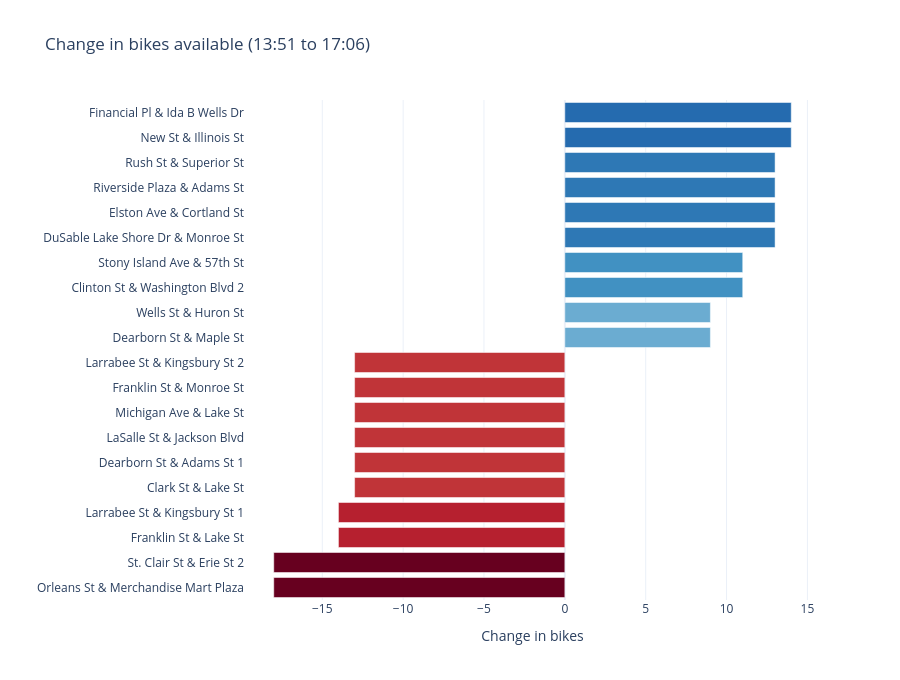

Notebook code cell kept with this figure:
### Markdown cell above
## Which stations changed the most today?
First vs latest snapshot. Negative = draining (needs bikes), positive = filling (can donate).

### Code cell
delta = q("""
WITH ordered AS (
  SELECT station_id, name, capacity, num_bikes_available,
         row_number() OVER (PARTITION BY station_id ORDER BY ingest_ts ASC)  AS rn_first,
         row_number() OVER (PARTITION BY station_id ORDER BY ingest_ts DESC) AS rn_last
  FROM bike_db.v_station_health
  WHERE dt = '{today}' AND capacity >= {min_cap} AND {real}
)
SELECT f.name, l.num_bikes_available - f.num_bikes_available AS delta
FROM ordered f JOIN ordered l ON f.station_id = l.station_id
WHERE f.rn_first = 1 AND l.rn_last = 1
""", "drained")

window = f"{trend['snapshot_time'].min():%H:%M} to {trend['snapshot_time'].max():%H:%M}"
top = pd.concat([delta.nsmallest(10, "delta"), delta.nlargest(10, "delta")]).drop_duplicates("name")
top = top[top["delta"] != 0].sort_values("delta")
if top.empty:
    print("No change yet. Let the pipeline collect more snapshots.")
else:
    fig = px.bar(top, x="delta", y="name", orientation="h", color="delta", template=TEMPLATE,
                 color_continuous_scale="RdBu", color_continuous_midpoint=0, height=max(300, 28 * len(top) + 120),
                 labels={"delta": "Change in bikes", "name": ""}, title=f"Change in bikes available ({window})")
    fig.update_coloraxes(showscale=False)
    fig.show()

### Figure 1 — Plotly figure (JSON) as saved in the notebook; plotly's stock layout.template omitted (floating-point values rounded to 4 significant figures)
{"data": [{"hovertemplate": "Change in bikes=%{marker.color}<br>=%{y}<extra></extra>", "legendgroup": "", "marker": {"color": [-18, -18, -14, -14, -13, -13, -13, -13, -13, -13, 9, 9, 11, 11, 13, 13, 13, 13, 14, 14], "coloraxis": "coloraxis", "pattern": {"shape": ""}}, "name": "", "orientation": "h", "showlegend": false, "textposition": "auto", "type": "bar", "x": [-18, -18, -14, -14, -13, -13, -13, -13, -13, -13, 9, 9, 11, 11, 13, 13, 13, 13, 14, 14], "xaxis": "x", "y": ["Orleans St & Merchandise Mart Plaza", "St. Clair St & Erie St 2", "Franklin St & Lake St", "Larrabee St & Kingsbury St 1", "Clark St & Lake St", "Dearborn St & Adams St 1", "LaSalle St & Jackson Blvd", "Michigan Ave & Lake St", "Franklin St & Monroe St", "Larrabee St & Kingsbury St 2", "Dearborn St & Maple St", "Wells St & Huron St", "Clinton St & Washington Blvd 2", "Stony Island Ave & 57th St", "DuSable Lake Shore Dr & Monroe St", "Elston Ave & Cortland St", "Riverside Plaza & Adams St", "Rush St & Superior St", "New St & Illinois St", "Financial Pl & Ida B Wells Dr"], "yaxis": "y"}], "layout": {"barmode": "relative", "coloraxis": {"autocolorscale": false, "cmid": 0, "colorbar": {"title": {"text": "Change in bikes"}}, "colorscale": [[0, "rgb(103,0,31)"], [0.1, "rgb(178,24,43)"], [0.2, "rgb(214,96,77)"], [0.3, "rgb(244,165,130)"], [0.4, "rgb(253,219,199)"], [0.5, "rgb(247,247,247)"], [0.6, "rgb(209,229,240)"], [0.7, "rgb(146,197,222)"], [0.8, "rgb(67,147,195)"], [0.9, "rgb(33,102,172)"], [1, "rgb(5,48,97)"]], "showscale": false}, "height": 680, "legend": {"tracegroupgap": 0}, "title": {"text": "Change in bikes available (13:51 to 17:06)"}, "xaxis": {"anchor": "y", "domain": [0, 1], "title": {"text": "Change in bikes"}}, "yaxis": {"anchor": "x", "domain": [0, 1], "title": {"text": ""}}}}
